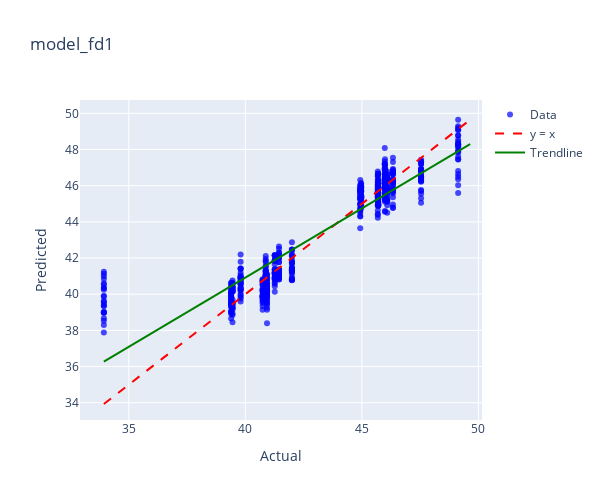
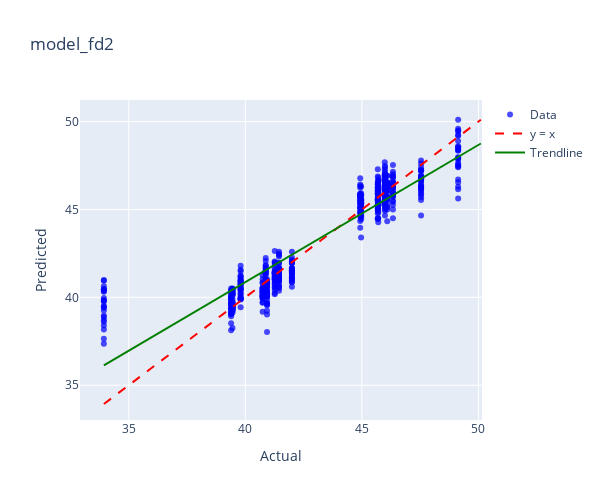
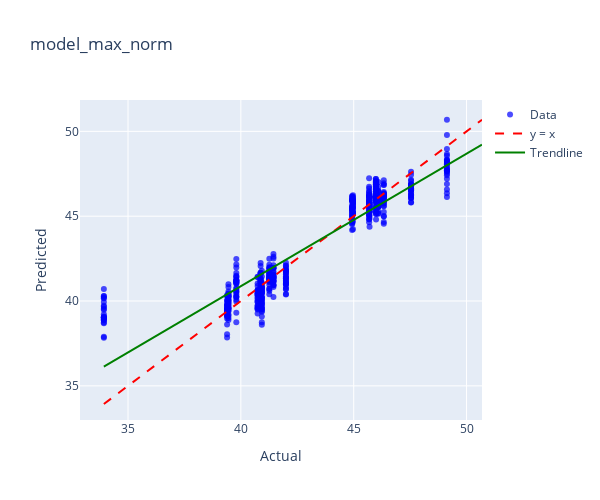
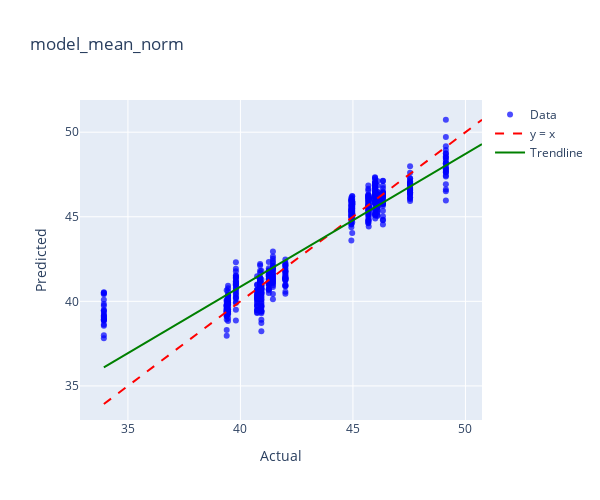

Notebook source saved alongside these figures, in order:
### Code cell
model_dict = {
    'model_fd1': (model_fd1, kadar_air_fd1),
    'model_fd2': (model_fd2, kadar_air_fd2),
    'model_max_norm': (model_max_norm, kadar_air_max_norm),
    'model_mean_norm': (model_mean_norm, kadar_air_mean_norm),
    'model_msc': (model_msc, kadar_air_msc),
    'model_ori': (model_ori, kadar_air_ori),
    'model_range_norm': (model_range_norm, kadar_air_range_norm),
    'model_sg1': (model_sg1, kadar_air_sg1),
    'model_sg2': (model_sg2, kadar_air_sg2),
    'model_snv': (model_snv, kadar_air_snv),
}

for name, (model, data) in model_dict.items():
    print(f"Plotting for {name}")
    plot_actual_vs_predicted_plotly(model, data, 'Kadar Air',name)

### Figure 1 — Plotly figure (JSON) as saved in the notebook; plotly's stock layout.template omitted (floating-point values rounded to 4 significant figures; data arrays with more than 128 entries replaced by an {"elided": "..."} marker saying what was removed)
{"data": [{"hovertemplate": "Index: %{text}<br>Actual: %{x}<br>Predicted: %{y}<extra></extra>", "marker": {"color": "blue", "opacity": 0.7, "size": 6}, "mode": "markers", "name": "Data", "text": {"elided": "578 str values"}, "type": "scatter", "x": {"elided": "578 float values"}, "y": {"elided": "578 float values"}}, {"line": {"color": "red", "dash": "dash"}, "mode": "lines", "name": "y = x", "type": "scatter", "x": [33.93, 49.64], "y": [33.93, 49.64]}, {"line": {"color": "green", "width": 2}, "mode": "lines", "name": "Trendline", "type": "scatter", "x": [33.93, 49.64], "y": [36.27, 48.3]}], "layout": {"height": 500, "title": {"text": "model_fd1"}, "width": 600, "xaxis": {"title": {"text": "Actual"}}, "yaxis": {"title": {"text": "Predicted"}}}}

### Figure 2 — Plotly figure (JSON) as saved in the notebook; plotly's stock layout.template omitted (floating-point values rounded to 4 significant figures; data arrays with more than 128 entries replaced by an {"elided": "..."} marker saying what was removed)
{"data": [{"hovertemplate": "Index: %{text}<br>Actual: %{x}<br>Predicted: %{y}<extra></extra>", "marker": {"color": "blue", "opacity": 0.7, "size": 6}, "mode": "markers", "name": "Data", "text": {"elided": "578 str values"}, "type": "scatter", "x": {"elided": "578 float values"}, "y": {"elided": "578 float values"}}, {"line": {"color": "red", "dash": "dash"}, "mode": "lines", "name": "y = x", "type": "scatter", "x": [33.93, 50.1], "y": [33.93, 50.1]}, {"line": {"color": "green", "width": 2}, "mode": "lines", "name": "Trendline", "type": "scatter", "x": [33.93, 50.1], "y": [36.13, 48.75]}], "layout": {"height": 500, "title": {"text": "model_fd2"}, "width": 600, "xaxis": {"title": {"text": "Actual"}}, "yaxis": {"title": {"text": "Predicted"}}}}

### Figure 3 — Plotly figure (JSON) as saved in the notebook; plotly's stock layout.template omitted (floating-point values rounded to 4 significant figures; data arrays with more than 128 entries replaced by an {"elided": "..."} marker saying what was removed)
{"data": [{"hovertemplate": "Index: %{text}<br>Actual: %{x}<br>Predicted: %{y}<extra></extra>", "marker": {"color": "blue", "opacity": 0.7, "size": 6}, "mode": "markers", "name": "Data", "text": {"elided": "578 str values"}, "type": "scatter", "x": {"elided": "578 float values"}, "y": {"elided": "578 float values"}}, {"line": {"color": "red", "dash": "dash"}, "mode": "lines", "name": "y = x", "type": "scatter", "x": [33.93, 50.68], "y": [33.93, 50.68]}, {"line": {"color": "green", "width": 2}, "mode": "lines", "name": "Trendline", "type": "scatter", "x": [33.93, 50.68], "y": [36.14, 49.22]}], "layout": {"height": 500, "title": {"text": "model_max_norm"}, "width": 600, "xaxis": {"title": {"text": "Actual"}}, "yaxis": {"title": {"text": "Predicted"}}}}

### Figure 4 — Plotly figure (JSON) as saved in the notebook; plotly's stock layout.template omitted (floating-point values rounded to 4 significant figures; data arrays with more than 128 entries replaced by an {"elided": "..."} marker saying what was removed)
{"data": [{"hovertemplate": "Index: %{text}<br>Actual: %{x}<br>Predicted: %{y}<extra></extra>", "marker": {"color": "blue", "opacity": 0.7, "size": 6}, "mode": "markers", "name": "Data", "text": {"elided": "578 str values"}, "type": "scatter", "x": {"elided": "578 float values"}, "y": {"elided": "578 float values"}}, {"line": {"color": "red", "dash": "dash"}, "mode": "lines", "name": "y = x", "type": "scatter", "x": [33.93, 50.74], "y": [33.93, 50.74]}, {"line": {"color": "green", "width": 2}, "mode": "lines", "name": "Trendline", "type": "scatter", "x": [33.93, 50.74], "y": [36.1, 49.29]}], "layout": {"height": 500, "title": {"text": "model_mean_norm"}, "width": 600, "xaxis": {"title": {"text": "Actual"}}, "yaxis": {"title": {"text": "Predicted"}}}}
